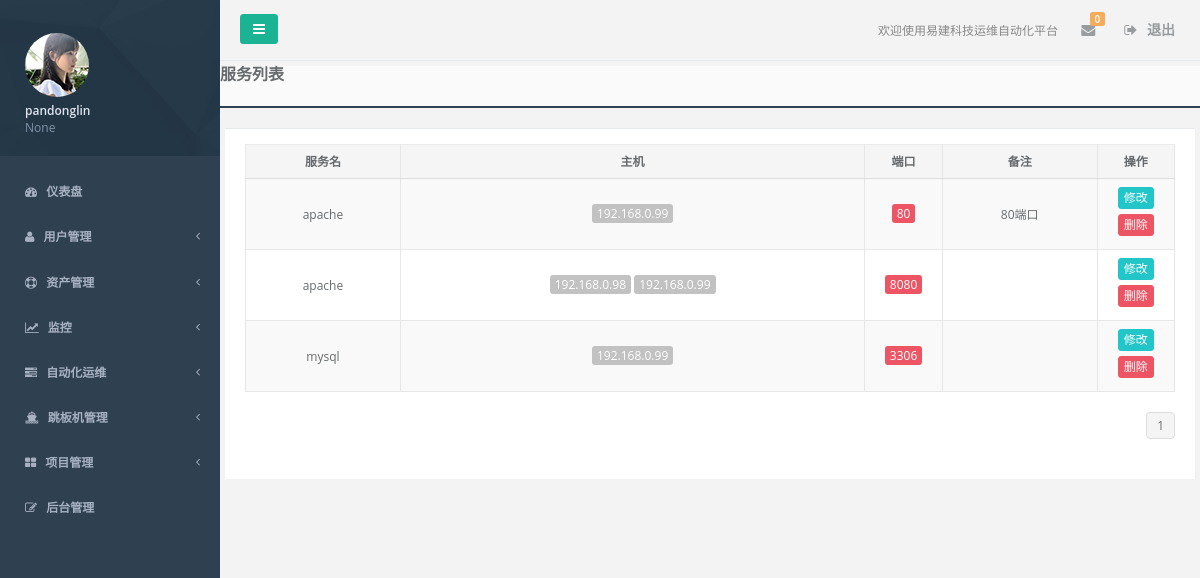
The app's page /common/service_list/ (signed in) with its own data.
### accounts/models.py (models this page shows, shortened)
class UserProfile(AbstractBaseUser):
    email = models.EmailField(
        verbose_name='email address',
        max_length=255,
        unique=True,
    )
    is_active = models.BooleanField(default=True)
    is_admin = models.BooleanField(default=False, verbose_name="管理员")
    name = models.CharField(max_length=32, verbose_name="姓名")
    token = models.CharField(max_length=128, blank=True, null=True, verbose_name='用户token')
    user_key = models.CharField(max_length=100, default=RandomCode.random_code(100), verbose_name='用户key')
    department = models.CharField(max_length=32, blank=True, null=True, verbose_name='部门')
    tel = models.CharField(max_length=32, blank=True, null=True, verbose_name='座机')
    mobile = models.CharField(max_length=32, blank=True, null=True, verbose_name='手机')
    role = models.ManyToManyField('Role')
    memo = models.TextField(blank=True, null=True, verbose_name='备注')
    USERNAME_FIELD = 'email'
    REQUIRED_FIELDS = ['name']
    objects = UserProfileManager()
    class Meta:
        verbose_name = '用户'
        verbose_name_plural = verbose_name

### assets/models.py (models this page shows, shortened)
class Service(models.Model):
    host = models.ManyToManyField('Host')
    name = models.CharField(max_length=64, verbose_name='服务名')
    port = models.IntegerField(verbose_name="端口")
    memo = models.TextField(blank=True, null=True, verbose_name='备注')
    class Meta:
        verbose_name = '服务'
        verbose_name_plural = verbose_name
        unique_together = ("name", "port")

class Host(models.Model):
    device_type_choices = (
        (0, "Dell R510"),
        (1, "Dell R620"),
        (2, "Dell R710"),
        (3, "Dell R720"),
        (4, "Dell R720xd"),
        )
    raid_type_choices = (
        (0, 'RADI 0'),
        (1, 'RADI 1'),
        (2, 'RADI 5'),
        (3, 'RADI 10'),
    )
    status_choices = (
        (0, "在线"),
        (1, "下线"),
        (2, "故障"),
        (3, "备用"),
        (4, "未知"),
    )
    hostname = models.CharField(max_length=64, unique=True, verbose_name="主机名")
    sn = models.CharField(max_length=64, unique=True, verbose_name="sn")
    number = models.CharField(max_length=64, null=True, blank=True, verbose_name='资产编号')
    qs = models.CharField(max_length=64, null=True, blank=True, verbose_name="快速服务代码")
    asset_name = models.SmallIntegerField(choices=device_type_choices, default=3, verbose_name='设备名称')
    os_type = models.ForeignKey('System', null=True, blank=True, verbose_name="操作系统")
    manufactory = models.ForeignKey('Manufactory', null=True, blank=True, verbose_name="制造厂商")
    raid_type = models.SmallIntegerField(choices=raid_type_choices, default=3, verbose_name="RAID类型")
    management_ip = models.GenericIPAddressField(unique=True, null=True, blank=True, verbose_name='管理IP')
    idc = models.ForeignKey('IDC', null=True, blank=True, verbose_name='IDC机房')
    cabinet = models.CharField(max_length=32, null=True, blank=True, verbose_name='机柜号')
    host_cabinet_id = models.CharField(max_length=32, null=True, blank=True, verbose_name='机器位置')
    status = models.SmallIntegerField(choices=status_choices, default=0, verbose_name="设备状态")
    is_virtual = models.BooleanField(default=False, verbose_name="虚拟机")
    parent_host = models.ForeignKey('self', related_name='parent_level', null=True, blank=True, verbose_name="宿主机")
    admin = models.CharField(max_length=32, default="", verbose_name='资产管理员')
    buy_date = models.DateField(null=True, blank=True, verbose_name="购买时间")
    create_date = models.DateTimeField(blank=True, auto_now_add=True, verbose_name="创建时间")
    update_date = models.DateTimeField(blank=True, auto_now=True, verbose_name="最近修改时间")
    memo = models.TextField(null=True, blank=True, verbose_name='备注')
    class Meta:
        verbose_name = "主机"
        verbose_name_plural = verbose_name

### common/views.py (the view)
@login_required
def service_list(request):
    service_obj = models.Service.objects.all()
    paginator = Paginator(service_obj, 10)
    page = request.GET.get('page')
    try:
        page_obj = paginator.page(page)
    except (InvalidPage, PageNotAnInteger):
        page_obj = paginator.page(1)
    except EmptyPage:
        page_obj = paginator.page(paginator.num_pages)
    return render(request, "common/service_list.html", locals())

### accounts/context_processors.py (called while the page is built)
def session_perm_list(request):
    return locals()

### pagination/templatetags/cust_pagination.py (called while the page is built)
@register.simple_tag
def guess_page(current_page, loop_num):
    offset = abs(current_page-loop_num)
    if offset < 3:
        if current_page == loop_num:
            page_ele = '''<li class="paginate_button active"><a href="?page=%s">%s</a></li>''' % (loop_num, loop_num)
        else:
            page_ele = '''<li class="paginate_button"><a href="?page=%s">%s</a></li>''' % (loop_num, loop_num)
        return format_html(page_ele)
    else:
        return ''

### templates/common/service_list.html (shortened to what this page needs)
{% extends 'base.html' %}
{% block content %}
    <div class="content-tabs">
        <h3><strong>服务列表</strong></h3>
    </div>
    <div class="wrapper wrapper-content animated fadeInRight">
        <div class="ibox float-e-margins">
            <div class="ibox-content row">
                <form class="form-horizontal" method="post">
                    <div id="replace">
                        <table id="host_info" class="table table-striped table-bordered table-hover">
                            <thead>
                            <tr>
                                <th class="text-center col-sm-2">服务名</th>
                                <th class="text-center">主机</th>
                                <th class="text-center col-sm-1">端口</th>
                                <th class="text-center col-sm-2">备注</th>
                                <th class="text-center col-sm-1">操作</th>
                            </tr>
                            </thead>
                            <tbody>
                            {% for item in page_obj %}
                                <tr class="gradeX" id="{{ item.id }}">
                                    <td class="text-center">{{ item.name }}</td>
                                    <td class="text-center">
                                        {% for i in item.host.all %}
                                            <span class="btn-xs btn-default" value="{{ i.id }}">{{ i.hostname }}</span>
                                        {% endfor %}
                                    </td>
                                    <td class="text-center">
                                        <span class="btn-xs btn-danger">{{ item.port }}</span>
                                    </td>
                                    <td class="text-center">{{ item.memo }}</td>
                                    <td class="text-center">
                                        <a href="/common/service_update/{{ item.id }}/" class="btn btn-xs btn-info"
                                           target="_blank">修改</a>
                                        <button type="button" class="btn btn-xs btn-danger demo3">删除
                                        </button>
                                    </td>
                                </tr>
                            {% endfor %}
                            </tbody>
                        </table>
                        <div class="row">
                            <div class="col-sm-6">
                            </div>
                            {% include 'pagination/cust_pagination.html' %}
                        </div>
                    </div>
                </form>
            </div>
        </div>
    </div>
{% endblock %}

### templates/base.html (shortened to what this page needs)
<!DOCTYPE html>
<html lang="en">
<head>
    <link href="/static/css/bootstrap.min.css" rel="stylesheet">
    <link href="/static/css/font-awesome.min.css" rel="stylesheet">
    <link href="/static/css/animate.min.css" rel="stylesheet">
    <link href="/static/css/style.min.css" rel="stylesheet">
    <link href="/static/css/plugins/sweetalert/sweetalert.css" rel="stylesheet">
</head>
<body class="fixed-sidebar full-height-layout gray-bg" style="overflow:hidden">
<div id="wrapper">
    <nav class="navbar-default navbar-static-side" role="navigation">
        <div class="sidebar-collapse">
            <ul class="nav" id="side-menu">
                <li class="nav-header">
                    <div class="dropdown profile-element">
                        <span><img alt="image" class="img-circle" src="/static/img/profile_small.jpg"/></span>
                        <a data-toggle="dropdown" class="dropdown-toggle" href="#">
                                <span class="clear">
                                    <span class="block m-t-xs"><strong
                                            class="font-bold">{{ request.user.name }}</strong></span>
                                    <span class="text-muted text-xs block">{{ request.user.department }}</span>
                                </span>
                        </a>
                    </div>
                </li>
                {% include 'nav_left.html' %}
                <li style="height: 20px;">
                </li>
            </ul>
        </div>
    </nav>
    <div id="page-wrapper" class="gray-bg dashbard-1">
        {% include 'nav_right.html' %}
        {% block content %}
        {% endblock %}
    </div>
</div>
</body>
</html>

### records on screen
UserProfile: user.name "pandonglin", user.department "None"
Service: name "apache", port "80", memo "80端口"
Host: {{ i.id }} 2 (drawn), hostname "192.168.0.99"
Service: name "apache", port "8080"
Host: {{ i.id }} 1 (drawn), hostname "192.168.0.98"
Service: name "mysql", port "3306"
